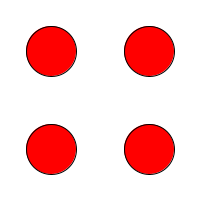
Frame 1 (no input)
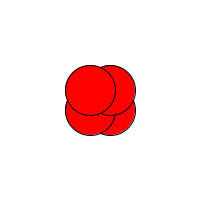
Frame 60 (the mouse pressed at the canvas centre just before this capture)
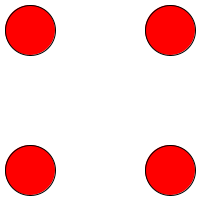
Frame 120 (the mouse held since frame 60 and released just before this capture)

The Processing sketch that drew these frames (run headless with seeded random() and noise(); from frame 60 on, the mouse is pressed at the canvas centre):

// Processing sketch: ejercicio1_1
// ── ejercicio1_1.pde
//inciso B
int x=50;
int y= 150;
int z=150;
int t= 50;



void setup () {
  size (200,200); 
}
  void draw ()
{
    x= x+1;  
    y= y+1;
    z=z-1;
background(255);
fill(255,0,0);
ellipse (x,x,t,t);
ellipse (z,x,t,t);
ellipse (x,z,t,t);
ellipse (z,z,t,t);
}
